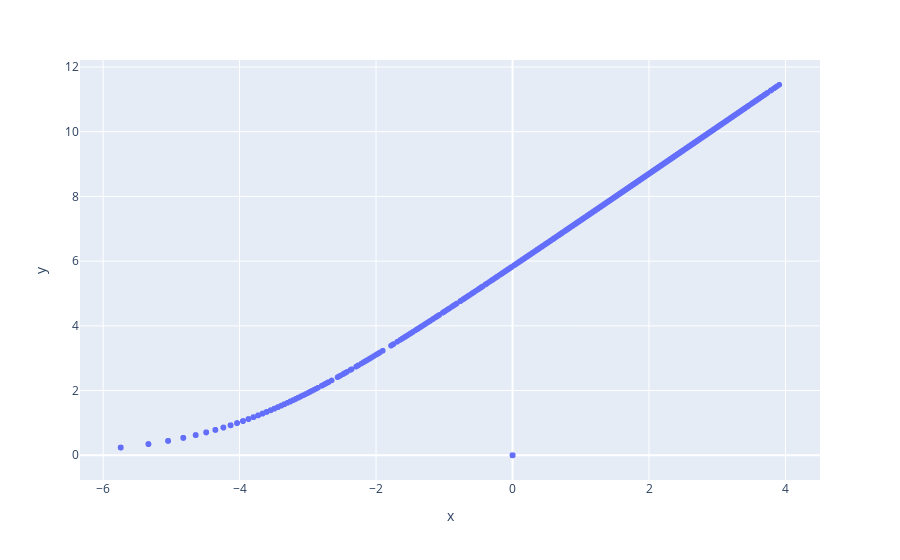

The code cell stored with this chart in its notebook:
### Code cell
px.scatter(x=clr2_df.ad927_d1_dnaid2017_TV4592A, y = logbpm.ad927_d1_dnaid2017_TV4592A)

### Figure 1 — Plotly figure (JSON) as saved in the notebook; plotly's stock layout.template omitted (floating-point values rounded to 4 significant figures; data arrays with more than 128 entries replaced by an {"elided": "..."} marker saying what was removed)
{"data": [{"hovertemplate": "x=%{x}<br>y=%{y}<extra></extra>", "legendgroup": "", "marker": {"color": "#636efa", "symbol": "circle"}, "mode": "markers", "name": "", "showlegend": false, "type": "scattergl", "x": {"elided": "3111 float values"}, "xaxis": "x", "y": {"elided": "3111 float values"}, "yaxis": "y"}], "layout": {"legend": {"tracegroupgap": 0}, "margin": {"t": 60}, "xaxis": {"anchor": "y", "domain": [0, 1], "title": {"text": "x"}}, "yaxis": {"anchor": "x", "domain": [0, 1], "title": {"text": "y"}}}}
